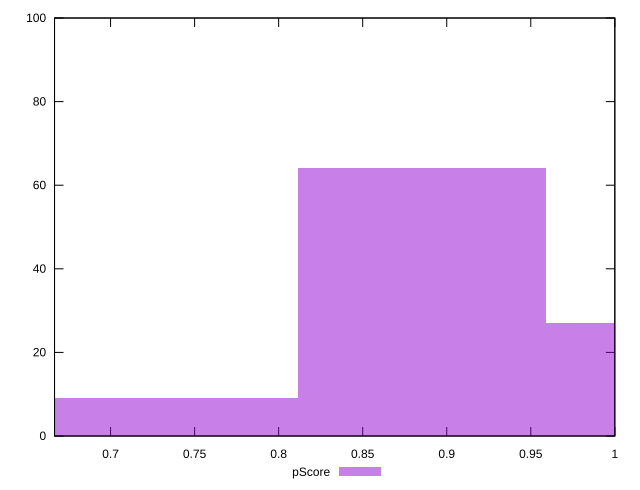

This chart was generated by the following gnuplot code:
reset

$pScore <<EOF
0.8854491586219484 64
0.7378742988516236 9
1.033024018392273 27
EOF

set key outside below
set boxwidth 0.14757485977032472
set xrange [0.6666666666666666:1]
set yrange [0:100]
set trange [0:100]
set style fill transparent solid 0.5 noborder
set terminal svg size 640, 490 enhanced background rgb 'white'
set output "reprap/unused-css-rules/samples/pages+cached+noexternal+nomedia+nocss+nojs/pScore/histogram.svg"

plot $pScore title "pScore" with boxes

reset
